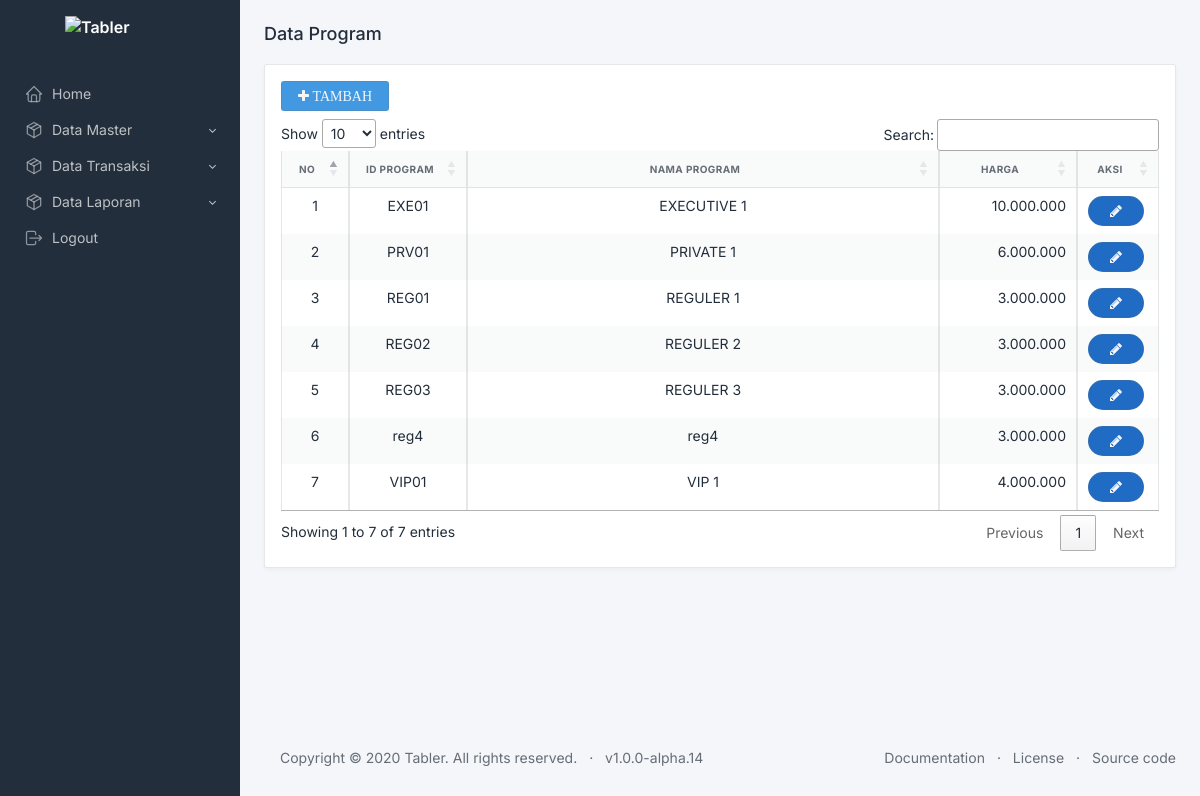
Page /index.php/program on the committed database.
### tables this page shows
CREATE TABLE `program` (
  `id_program` varchar(5) NOT NULL,
  `nama_program` varchar(50) NOT NULL,
  `harga` int(12) NOT NULL
);

### application/libraries/Template.php (called while the page is built)
<?php if ( ! defined('BASEPATH')) exit('No direct script access allowed');
class Template {
		var $template_data = array();
		function set($name, $value)
		{
			$this->template_data[$name] = $value;
		}
		function load($template = '', $view = '' , $view_data = array(), $return = FALSE)
		{
			$this->CI =& get_instance();
			$this->set('contents', $this->CI->load->view($view, $view_data, TRUE));
			return $this->CI->load->view($template, $this->template_data, $return);
		}
}

### application/controllers/Program.php (called while the page is built, shortened)
<?php
class Program extends CI_Controller{
    function index(){
        $data['program'] = $this->Model_program->getDataProgram()->result();
        $this->template->load('template/template','program/view_program',$data);
    }
}

### index.php (called while the page is built, shortened)
<?php
require_once BASEPATH.'core/CodeIgniter.php';

### application/models/Model_program.php (called while the page is built, shortened)
<?php
class Model_program extends CI_Model{
    function getDataProgram(){
        return $this->db->get('program');
    }
}

### application/views/program/view_program.php (the view, shortened to what this page needs)
<h2 class="page-title">
    Data Program
</h2>
<div class="row mt-3">
    <div class="col-md-12">
        <div class="card">
            <div class="card-body">
            <a href="#" id="tambahprogram" class="btn btn-info fa fa-plus mb-2"> TAMBAH</a>
                <table class="table table-striped table-bordered" id="tableprogram">
                    <thead class>
                        <tr>
                            <th width="30px"><center>No</center></th>
                            <th width="80px"><center>ID Program</center></th>
                            <th><center>Nama Program</center></th>
                            <th width="100px"><center>Harga</center></th>
                            <th><center>Aksi</center></th>
                        </tr>
                    </thead>
                    <tboody>
                        <?php
                            $no = 1;
                            foreach ($program as $b){
                        ?>
                        <tr>
                            <td><center><?php echo $no; ?></center></td>
                            <td><center><?php echo $b->id_program; ?></center></td>
                            <td><center><?php echo $b->nama_program; ?></center></td>
                            <td align="right"><?php echo number_format($b->harga,'0','','.'); ?></td>
                            <td width="60px">
                                <a href="#" data-id="<?php echo $b->id_program; ?>" class="btn btn-primary btn-pill fa fa-pencil edit"></a>
                            </td>
                        </tr>
                        <?php
                            $no++;
                            }
                        ?>
                </table>
            </div>
        </div>
    </div>
</div>

### application/views/template/template.php (style rules this page uses)
body { display: none; }

### rows in the picture
program: id_program "EXE01", nama_program "EXECUTIVE 1", harga "10.000.000"
program: id_program "PRV01", nama_program "PRIVATE 1", harga "6.000.000"
program: id_program "REG01", nama_program "REGULER 1", harga "3.000.000"
program: id_program "REG02", nama_program "REGULER 2", harga "3.000.000"
program: id_program "REG03", nama_program "REGULER 3", harga "3.000.000"
program: id_program "reg4", nama_program "reg4", harga "3.000.000"
program: id_program "VIP01", nama_program "VIP 1", harga "4.000.000"
